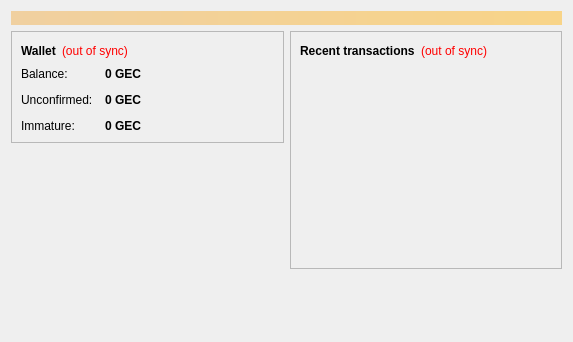
<?xml version="1.0" encoding="UTF-8"?>
<ui version="4.0">
 <class>OverviewPage</class>
 <widget class="QWidget" name="OverviewPage">
  <property name="geometry">
   <rect>
    <x>0</x>
    <y>0</y>
    <width>573</width>
    <height>342</height>
   </rect>
  </property>
  <property name="windowTitle">
   <string>Form</string>
  </property>
  <layout class="QVBoxLayout" name="topLayout">
   <item>
    <widget class="QLabel" name="labelAlerts">
     <property name="visible">
      <bool>false</bool>
     </property>
     <property name="styleSheet">
      <string notr="true">background-color: qlineargradient(x1: 0, y1: 0, x2: 1, y2: 0, stop:0 #F0D0A0, stop:1 #F8D488); color:#000000;</string>
     </property>
     <property name="wordWrap">
      <bool>true</bool>
     </property>
     <property name="margin">
      <number>3</number>
     </property>
    </widget>
   </item>
   <item>
    <layout class="QHBoxLayout" name="horizontalLayout" stretch="1,1">
     <item>
      <layout class="QVBoxLayout" name="verticalLayout_2">
       <item>
        <widget class="QFrame" name="frame">
         <property name="frameShape">
          <enum>QFrame::StyledPanel</enum>
         </property>
         <property name="frameShadow">
          <enum>QFrame::Raised</enum>
         </property>
         <layout class="QVBoxLayout" name="verticalLayout_4">
          <item>
           <layout class="QHBoxLayout" name="horizontalLayout_4">
            <item>
             <widget class="QLabel" name="label_5">
              <property name="font">
               <font>
                <weight>75</weight>
                <bold>true</bold>
               </font>
              </property>
              <property name="text">
               <string>Wallet</string>
              </property>
             </widget>
            </item>
            <item>
             <widget class="QLabel" name="labelWalletStatus">
              <property name="toolTip">
               <string>The displayed information may be out of date. Your wallet automatically synchronizes with the gecicoin network after a connection is established, but this process has not completed yet.</string>
              </property>
              <property name="styleSheet">
               <string notr="true">QLabel { color: red; }</string>
              </property>
              <property name="text">
               <string notr="true">(out of sync)</string>
              </property>
              <property name="alignment">
               <set>Qt::AlignLeading|Qt::AlignLeft|Qt::AlignVCenter</set>
              </property>
             </widget>
            </item>
            <item>
             <spacer name="horizontalSpacer_2">
              <property name="orientation">
               <enum>Qt::Horizontal</enum>
              </property>
              <property name="sizeHint" stdset="0">
               <size>
                <width>40</width>
                <height>20</height>
               </size>
              </property>
             </spacer>
            </item>
           </layout>
          </item>
          <item>
           <layout class="QFormLayout" name="formLayout_2">
            <property name="fieldGrowthPolicy">
             <enum>QFormLayout::AllNonFixedFieldsGrow</enum>
            </property>
            <property name="horizontalSpacing">
             <number>12</number>
            </property>
            <property name="verticalSpacing">
             <number>12</number>
            </property>
            <item row="0" column="0">
             <widget class="QLabel" name="label">
              <property name="text">
               <string>Balance:</string>
              </property>
             </widget>
            </item>
            <item row="0" column="1">
             <widget class="QLabel" name="labelBalance">
              <property name="font">
               <font>
                <weight>75</weight>
                <bold>true</bold>
               </font>
              </property>
              <property name="cursor">
               <cursorShape>IBeamCursor</cursorShape>
              </property>
              <property name="toolTip">
               <string>Your current balance</string>
              </property>
              <property name="text">
               <string notr="true">0 GEC</string>
              </property>
              <property name="textInteractionFlags">
               <set>Qt::LinksAccessibleByMouse|Qt::TextSelectableByKeyboard|Qt::TextSelectableByMouse</set>
              </property>
             </widget>
            </item>
            <item row="1" column="0">
             <widget class="QLabel" name="label_3">
              <property name="text">
               <string>Unconfirmed:</string>
              </property>
             </widget>
            </item>
            <item row="1" column="1">
             <widget class="QLabel" name="labelUnconfirmed">
              <property name="font">
               <font>
                <weight>75</weight>
                <bold>true</bold>
               </font>
              </property>
              <property name="cursor">
               <cursorShape>IBeamCursor</cursorShape>
              </property>
              <property name="toolTip">
               <string>Total of transactions that have yet to be confirmed, and do not yet count toward the current balance</string>
              </property>
              <property name="text">
               <string notr="true">0 GEC</string>
              </property>
              <property name="textInteractionFlags">
               <set>Qt::LinksAccessibleByMouse|Qt::TextSelectableByKeyboard|Qt::TextSelectableByMouse</set>
              </property>
             </widget>
            </item>
            <item row="2" column="0">
             <widget class="QLabel" name="labelImmatureText">
              <property name="text">
               <string>Immature:</string>
              </property>
             </widget>
            </item>
            <item row="2" column="1">
             <widget class="QLabel" name="labelImmature">
              <property name="font">
               <font>
                <weight>75</weight>
                <bold>true</bold>
               </font>
              </property>
              <property name="toolTip">
               <string>Mined balance that has not yet matured</string>
              </property>
              <property name="text">
               <string notr="true">0 GEC</string>
              </property>
              <property name="textInteractionFlags">
               <set>Qt::LinksAccessibleByMouse|Qt::TextSelectableByKeyboard|Qt::TextSelectableByMouse</set>
              </property>
             </widget>
            </item>
           </layout>
          </item>
         </layout>
        </widget>
       </item>
       <item>
        <spacer name="verticalSpacer">
         <property name="orientation">
          <enum>Qt::Vertical</enum>
         </property>
         <property name="sizeHint" stdset="0">
          <size>
           <width>20</width>
           <height>40</height>
          </size>
         </property>
        </spacer>
       </item>
      </layout>
     </item>
     <item>
      <layout class="QVBoxLayout" name="verticalLayout_3">
       <item>
        <widget class="QFrame" name="frame_2">
         <property name="frameShape">
          <enum>QFrame::StyledPanel</enum>
         </property>
         <property name="frameShadow">
          <enum>QFrame::Raised</enum>
         </property>
         <layout class="QVBoxLayout" name="verticalLayout">
          <item>
           <layout class="QHBoxLayout" name="horizontalLayout_2">
            <item>
             <widget class="QLabel" name="label_4">
              <property name="text">
               <string>&lt;b&gt;Recent transactions&lt;/b&gt;</string>
              </property>
             </widget>
            </item>
            <item>
             <widget class="QLabel" name="labelTransactionsStatus">
              <property name="toolTip">
               <string>The displayed information may be out of date. Your wallet automatically synchronizes with the gecicoin network after a connection is established, but this process has not completed yet.</string>
              </property>
              <property name="styleSheet">
               <string notr="true">QLabel { color: red; }</string>
              </property>
              <property name="text">
               <string notr="true">(out of sync)</string>
              </property>
              <property name="alignment">
               <set>Qt::AlignRight|Qt::AlignTrailing|Qt::AlignVCenter</set>
              </property>
             </widget>
            </item>
            <item>
             <spacer name="horizontalSpacer">
              <property name="orientation">
               <enum>Qt::Horizontal</enum>
              </property>
              <property name="sizeHint" stdset="0">
               <size>
                <width>40</width>
                <height>20</height>
               </size>
              </property>
             </spacer>
            </item>
           </layout>
          </item>
          <item>
           <widget class="QListView" name="listTransactions">
            <property name="styleSheet">
             <string notr="true">QListView { background: transparent; }</string>
            </property>
            <property name="frameShape">
             <enum>QFrame::NoFrame</enum>
            </property>
            <property name="verticalScrollBarPolicy">
             <enum>Qt::ScrollBarAlwaysOff</enum>
            </property>
            <property name="horizontalScrollBarPolicy">
             <enum>Qt::ScrollBarAlwaysOff</enum>
            </property>
            <property name="selectionMode">
             <enum>QAbstractItemView::NoSelection</enum>
            </property>
           </widget>
          </item>
         </layout>
        </widget>
       </item>
       <item>
        <spacer name="verticalSpacer_2">
         <property name="orientation">
          <enum>Qt::Vertical</enum>
         </property>
         <property name="sizeHint" stdset="0">
          <size>
           <width>20</width>
           <height>40</height>
          </size>
         </property>
        </spacer>
       </item>
      </layout>
     </item>
    </layout>
   </item>
  </layout>
 </widget>
 <resources/>
 <connections/>
</ui>
